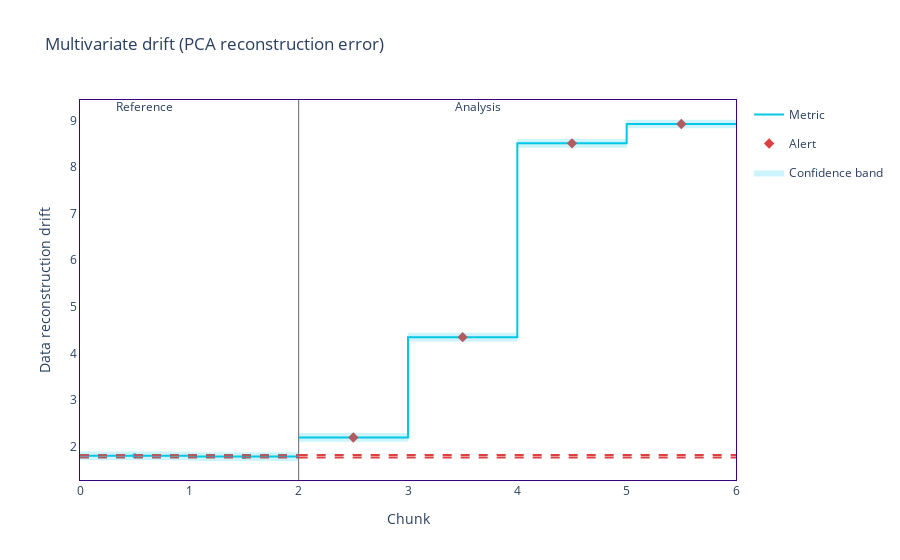

Notebook code cell kept with this figure:
### Code cell
display(results.filter(period='reference').to_df())
display(results.filter(period='analysis').to_df())

figure = results.plot()
figure.show()

### Figure 1 — Plotly figure (JSON) as saved in the notebook; plotly's stock layout.template omitted (floating-point values rounded to 4 significant figures)
{"data": [{"hoverinfo": "skip", "legendgroup": "metric_reference", "line": {"color": "#00c8e5", "shape": "hv", "width": 2}, "mode": "lines", "name": "Metric", "showlegend": true, "type": "scatter", "x": [0, 1, 2], "y": [1.804, 1.786, 1.786]}, {"customdata": [["Data reconstruction drift", "<b style=\"color:#00c8e5;line-height:60px\">Reference</b>", "", "[0:1419]", "Chunk index: <b>0</b>", 1.804, 0.0939], ["Data reconstruction drift", "<b style=\"color:#00c8e5;line-height:60px\">Reference</b>", "", "[1420:2840]", "Chunk index: <b>1</b>", 1.786, 0.0939]], "hovertemplate": "%{customdata[1]} &nbsp; &nbsp; %{customdata[2]} <br />Chunk: <b>%{customdata[3]}</b> &nbsp; &nbsp; %{customdata[4]} <br />%{customdata[0]}: <b>%{customdata[5]}</b><br />Confidence band: +/- <b>%{customdata[6]}</b><br /><extra></extra>", "legendgroup": "metric_reference", "marker": {"color": "#00c8e5", "size": 5, "symbol": "circle"}, "mode": "markers", "name": "Metric", "showlegend": false, "type": "scatter", "x": [0.5, 1.5], "y": [1.804, 1.786, 1.786]}, {"hoverinfo": "skip", "legendgroup": "metric_analysis", "line": {"color": "#00c8e5", "shape": "hv", "width": 2}, "mode": "lines", "name": "Metric", "showlegend": false, "type": "scatter", "x": [2, 3, 4, 5, 6], "y": [2.197, 4.35, 8.508, 8.923, 8.923]}, {"customdata": [["Data reconstruction drift", "<b style=\"color:#3b0280;line-height:60px\">Analysis</b>", "<span style=\"color:#AD0000\">⚠ <b>Drift detected</b></span>", "[0:1419]", "Chunk index: <b>0</b>", 2.197, 0.0939], ["Data reconstruction drift", "<b style=\"color:#3b0280;line-height:60px\">Analysis</b>", "<span style=\"color:#AD0000\">⚠ <b>Drift detected</b></span>", "[1420:2839]", "Chunk index: <b>1</b>", 4.349, 0.0939], ["Data reconstruction drift", "<b style=\"color:#3b0280;line-height:60px\">Analysis</b>", "<span style=\"color:#AD0000\">⚠ <b>Drift detected</b></span>", "[2840:4259]", "Chunk index: <b>2</b>", 8.508, 0.0939], ["Data reconstruction drift", "<b style=\"color:#3b0280;line-height:60px\">Analysis</b>", "<span style=\"color:#AD0000\">⚠ <b>Drift detected</b></span>", "[4260:5755]", "Chunk index: <b>3</b>", 8.923, 0.0915]], "hovertemplate": "%{customdata[1]} &nbsp; &nbsp; %{customdata[2]} <br />Chunk: <b>%{customdata[3]}</b> &nbsp; &nbsp; %{customdata[4]} <br />%{customdata[0]}: <b>%{customdata[5]}</b><br />Confidence band: +/- <b>%{customdata[6]}</b><br /><extra></extra>", "legendgroup": "metric_analysis", "marker": {"color": "#00c8e5", "size": 5, "symbol": "circle"}, "mode": "markers", "name": "Metric", "showlegend": false, "type": "scatter", "x": [2.5, 3.5, 4.5, 5.5], "y": [2.197, 4.35, 8.508, 8.923, 8.923]}, {"hoverinfo": "skip", "legendgroup": "alert", "marker": {"color": "#DD4040", "size": 8, "symbol": "diamond"}, "mode": "markers", "name": "Alert", "showlegend": true, "type": "scatter", "x": [2.5, 3.5, 4.5, 5.5], "y": [2.197, 4.35, 8.508, 8.923]}, {"hoverinfo": "skip", "legendgroup": "thresh", "line": {"color": "#DD4040", "dash": "dash", "width": 2}, "mode": "lines", "name": "Threshold", "showlegend": false, "type": "scatter", "x": [0, 1, 2], "y": [1.822, 1.822, 1.822]}, {"hoverinfo": "skip", "legendgroup": "thresh", "line": {"color": "#DD4040", "dash": "dash", "width": 2}, "mode": "lines", "name": "Threshold", "showlegend": false, "type": "scatter", "x": [0, 1, 2], "y": [1.769, 1.769, 1.769]}, {"hoverinfo": "skip", "legendgroup": "thresh", "line": {"color": "#DD4040", "dash": "dash", "width": 2}, "mode": "lines", "name": "Threshold", "showlegend": false, "type": "scatter", "x": [2, 3, 4, 5, 6], "y": [1.822, 1.822, 1.822, 1.822, 1.822]}, {"hoverinfo": "skip", "legendgroup": "thresh", "line": {"color": "#DD4040", "dash": "dash", "width": 2}, "mode": "lines", "name": "Threshold", "showlegend": false, "type": "scatter", "x": [2, 3, 4, 5, 6], "y": [1.769, 1.769, 1.769, 1.769, 1.769]}, {"hoverinfo": "skip", "line": {"color": "rgba(0, 0, 0, 0)", "shape": "hv"}, "mode": "lines", "name": "Confidence band", "showlegend": false, "type": "scatter", "x": [0, 1, 2], "y": [1.898, 1.88, 1.88]}, {"fill": "tonexty", "fillcolor": "rgba(0, 200, 229, 0.2)", "hoverinfo": "skip", "line": {"color": "rgba(0, 0, 0, 0)", "shape": "hv"}, "mode": "lines", "name": "Confidence band", "showlegend": true, "type": "scatter", "x": [0, 1, 2], "y": [1.71, 1.692, 1.692]}, {"hoverinfo": "skip", "line": {"color": "rgba(0, 0, 0, 0)", "shape": "hv"}, "mode": "lines", "name": "Confidence band", "showlegend": false, "type": "scatter", "x": [2, 3, 4, 5, 6], "y": [2.291, 4.443, 8.602, 9.014, 9.014]}, {"fill": "tonexty", "fillcolor": "rgba(0, 200, 229, 0.2)", "hoverinfo": "skip", "line": {"color": "rgba(0, 0, 0, 0)", "shape": "hv"}, "mode": "lines", "name": "Confidence band", "showlegend": false, "type": "scatter", "x": [2, 3, 4, 5, 6], "y": [2.103, 4.256, 8.414, 8.831, 8.831]}], "layout": {"annotations": [{"showarrow": false, "text": "Reference", "x": 0.5, "xshift": 10, "y": 1.01, "yref": "y domain"}, {"showarrow": false, "text": "Analysis", "x": 3.5, "xshift": 15, "y": 1.01, "yref": "y domain"}], "autosize": true, "hoverlabel": {"bgcolor": "white", "font": {"size": 14}}, "legend": {"itemclick": false, "itemdoubleclick": false, "traceorder": "grouped"}, "paper_bgcolor": "rgba(255,255,255,1)", "plot_bgcolor": "rgba(255,255,255,1)", "shapes": [{"layer": "below", "line": {"color": "#666666", "width": 1}, "type": "line", "x0": 2, "x1": 2, "xref": "x", "y0": 0, "y1": 1, "yref": "y domain"}], "title": {"text": "Multivariate drift (PCA reconstruction error)"}, "xaxis": {"autorange": true, "linecolor": "#3b0280", "matches": "x", "mirror": true, "range": [0, 6], "showgrid": false, "title": {"text": "Chunk"}, "type": "linear", "zeroline": false}, "yaxis": {"autorange": true, "linecolor": "#3b0280", "mirror": true, "range": [1.224, 9.572], "showgrid": false, "title": {"text": "Data reconstruction drift"}, "type": "linear", "zeroline": false}}}
